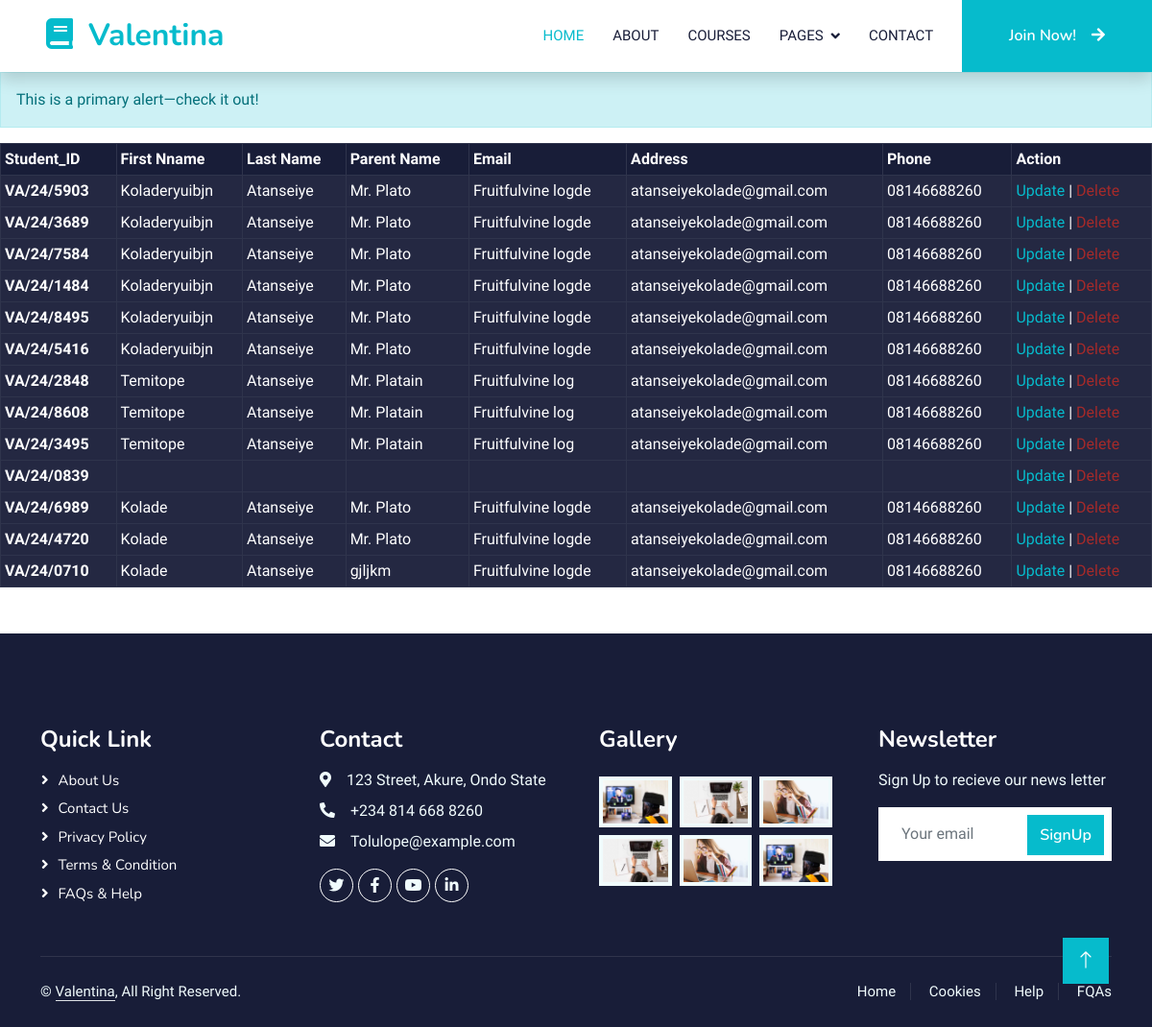
Page /show (signed in) on the committed database.
### app.py (models this page shows, shortened)
class SignUp(UserMixin, db.Model):
    __bind_key__ = 'SignUp'
    __tablename__ = 'SignUp'
    @staticmethod
    def is_admin():
        return True
    username = db.Column(db.String(80),  unique=True, nullable=False, primary_key=True)
    email = db.Column(db.String(80), nullable=False)
    password = db.Column(db.String(80), nullable=False)
    password_again = db.Column(db.String(80), nullable=False)
    is__admin = db.Column(db.String(80), nullable=False, default=is_admin())

### app.py (the view)
@app.route('/show')
def show():
    applications = registration.query.all()
    return render_template('show.html', applications=applications)

### app.py (called while the page is built)
@login_manager.user_loader
def loader_user(user_id):
    return SignUp.query.filter_by(username=user_id).first()

### templates/show.html
{% extends 'base.html' %}
{% block body %}
<div class="alert alert-primary" role="alert">
    This is a primary alert—check it out!
</div>
<table class="table table-striped table-dark table-hover table-sm table-bordered p-5">
    <thead>
        <tr>
            <th>Student_ID</th>
            <th>First Nname</th>
            <th>Last Name</th>
            <th>Parent Name</th>
            <th>Email</th>
            <th>Address</th>
            <th>Phone</th>
            <th>Action</th>
        </tr>
    </thead>
    {% for application in applications %}
    <tbody>
        <tr>
            <th scope="row">{{application.Student_ID}}</th>
            <td>{{application.f_name}}</td>
            <td>{{application.l_name}}</td>
            <td>{{application.parent_name}}</td>
            <td>{{application.address}}</td>
            <td>{{application.email}}</td>
            <td>{{application.phone}}</td>
            <td><a href="#">Update</a> | <a href="{{application.f_name}}" style="color: brown;">Delete</a></td>
        </tr>
    </tbody>
    {% endfor %}
</table>
{% endblock %}

### templates/base.html (shortened to what this page needs)
<!DOCTYPE html>
<html lang="en">
<head>
    <link rel="stylesheet" href="https://cdnjs.cloudflare.com/ajax/libs/font-awesome/5.10.0/css/all.min.css">
    <link rel="stylesheet" href="https://cdn.jsdelivr.net/npm/bootstrap-icons@1.4.1/font/bootstrap-icons.css">
    <link rel="stylesheet" href="{{ url_for('static', filename='lib/animate/animate.min.css') }}">
    <link rel="stylesheet" href="{{ url_for('static', filename='lib/owlcarousel/assets/owl.carousel.min.css') }}">
    <link rel="stylesheet" href="{{ url_for('static', filename='css/bootstrap.min.css') }}">
    <link rel="stylesheet" href="{{ url_for('static', filename='css/style.css') }}">
</head>
<body>
    <nav class="navbar navbar-expand-lg bg-white navbar-light shadow sticky-top p-0">
        <a href="index.html" class="navbar-brand d-flex align-items-center px-4 px-lg-5">
            <h2 class="m-0 text-primary"><i class="fa fa-book me-3"></i>Valentina</h2>
        </a>
        <div class="collapse navbar-collapse" id="navbarCollapse">
            <div class="navbar-nav ms-auto p-4 p-lg-0">
                <a href="{{ url_for('index') }}" class="nav-item nav-link active">Home</a>
                <a href="{{ url_for('about') }}" class="nav-item nav-link">About</a>
                <a href="{{ url_for('courses') }}" class="nav-item nav-link">Courses</a>
                <div class="nav-item dropdown">
                    <a href="#" class="nav-link dropdown-toggle" data-bs-toggle="dropdown">Pages</a>
                </div>
                <a href="{{ url_for('contact') }}" class="nav-item nav-link">Contact</a>
            </div>
            <a href="{{ url_for('signup') }}" class="btn btn-primary py-4 px-lg-5 d-none d-lg-block">Join Now!<i
                    class="fa fa-arrow-right ms-3"></i></a>
        </div>
    </nav>
    {% block body %}
    {% endblock %}
    <div class="container-fluid bg-dark text-light footer pt-5 mt-5 wow fadeIn" data-wow-delay="0.1s">
        <div class="container py-5">
            <div class="row g-5">
                <div class="col-lg-3 col-md-6">
                    <h4 class="text-white mb-3">Quick Link</h4>
                    <a class="btn btn-link" href="">About Us</a>
                    <a class="btn btn-link" href="">Contact Us</a>
                    <a class="btn btn-link" href="">Privacy Policy</a>
                    <a class="btn btn-link" href="">Terms & Condition</a>
                    <a class="btn btn-link" href="">FAQs & Help</a>
                </div>
                <div class="col-lg-3 col-md-6">
                    <h4 class="text-white mb-3">Contact</h4>
                    <p class="mb-2"><i class="fa fa-map-marker-alt me-3"></i>123 Street, Akure, Ondo State</p>
                    <p class="mb-2"><i class="fa fa-phone-alt me-3"></i>+234 814 668 8260</p>
                    <p class="mb-2"><i class="fa fa-envelope me-3"></i>Tolulope@example.com</p>
                    <div class="d-flex pt-2">
                        <a class="btn btn-outline-light btn-social" href=""><i class="fab fa-twitter"></i></a>
                        <a class="btn btn-outline-light btn-social" href=""><i class="fab fa-facebook-f"></i></a>
                        <a class="btn btn-outline-light btn-social" href=""><i class="fab fa-youtube"></i></a>
                        <a class="btn btn-outline-light btn-social" href=""><i class="fab fa-linkedin-in"></i></a>
                    </div>
                </div>
                <div class="col-lg-3 col-md-6">
                    <h4 class="text-white mb-3">Gallery</h4>
                    <div class="row g-2 pt-2">
                        <div class="col-4">
                            <img class="img-fluid bg-light p-1"
                                src="{{ url_for('static', filename='img/course-1.jpg') }}" alt="">
                        </div>
                        <div class="col-4">
                            <img class="img-fluid bg-light p-1"
                                src="{{ url_for('static', filename='img/course-2.jpg') }}" alt="">
                        </div>
                        <div class="col-4">
                            <img class="img-fluid bg-light p-1"
                                src="{{ url_for('static', filename='img/course-3.jpg') }}" alt="">
                        </div>
                        <div class="col-4">
                            <img class="img-fluid bg-light p-1"
                                src="{{ url_for('static', filename='img/course-2.jpg') }}" alt="">
                        </div>
                        <div class="col-4">
                            <img class="img-fluid bg-light p-1"
                                src="{{ url_for('static', filename='img/course-3.jpg') }}" alt="">
                        </div>
                        <div class="col-4">
                            <img class="img-fluid bg-light p-1"
                                src="{{ url_for('static', filename='img/course-1.jpg') }}" alt="">
                        </div>
                    </div>
                </div>
                <div class="col-lg-3 col-md-6">
                    <h4 class="text-white mb-3">Newsletter</h4>
                    <p>Sign Up to recieve our news letter</p>
                    <div class="position-relative mx-auto" style="max-width: 400px;">
                        <input class="form-control border-0 w-100 py-3 ps-4 pe-5" type="text" placeholder="Your email">
                        <button type="button"
                            class="btn btn-primary py-2 position-absolute top-0 end-0 mt-2 me-2">SignUp</button>
                    </div>
                </div>
            </div>
        </div>
        <div class="container">
            <div class="copyright">
                <div class="row">
                    <div class="col-md-6 text-center text-md-start mb-3 mb-md-0">
                        &copy; <a class="border-bottom" href="#">Valentina</a>, All Right Reserved.
                    </div>
                    <div class="col-md-6 text-center text-md-end">
                        <div class="footer-menu">
                            <a href="">Home</a>
                            <a href="">Cookies</a>
                            <a href="">Help</a>
                            <a href="">FQAs</a>
                        </div>
                    </div>
                </div>
            </div>
        </div>
    </div>
    <a href="#" class="btn btn-lg btn-primary btn-lg-square back-to-top"><i class="bi bi-arrow-up"></i></a>
</body>
</html>

### static/css/style.css (style rules this page uses)
:root { --primary: #06BBCC; --light: #F0FBFC; --dark: #181d38; }
.back-to-top { position: fixed; display: none; right: 45px; bottom: 45px; z-index: 99; }
.btn { font-family: 'Nunito', sans-serif; font-weight: 600; transition: .5s; }
.btn.btn-primary, .btn.btn-secondary { color: #FFFFFF; }
.btn-lg-square { width: 48px; height: 48px; }
.btn-square, .btn-sm-square, .btn-lg-square { padding: 0; display: flex; align-items: center; justify-content: center; font-weight: normal; border-radius: 0px; }
.navbar .dropdown-toggle::after { border: none; content: "\f107"; font-family: "Font Awesome 5 Free"; font-weight: 900; vertical-align: middle; margin-left: 8px; }
.navbar-light .navbar-nav .nav-link { margin-right: 30px; padding: 25px 0; color: #FFFFFF; font-size: 15px; text-transform: uppercase; outline: none; }
.navbar-light .navbar-nav .nav-link:hover, .navbar-light .navbar-nav .nav-link.active { color: var(--primary); }
.navbar-light .navbar-brand, .navbar-light a.btn { height: 75px; }
.navbar-light .navbar-nav .nav-link { color: var(--dark); font-weight: 500; }
.navbar-light.sticky-top { top: -100px; transition: .5s; }
.footer .btn.btn-social { margin-right: 5px; width: 35px; height: 35px; display: flex; align-items: center; justify-content: center; color: var(--light); font-weight: normal; border: 1px solid #FFFFFF; border-radius: 35px; transition: .3s; }
.footer .btn.btn-link { display: block; margin-bottom: 5px; padding: 0; text-align: left; color: #FFFFFF; font-size: 15px; font-weight: normal; text-transform: capitalize; transition: .3s; }
.footer .btn.btn-link::before { position: relative; content: "\f105"; font-family: "Font Awesome 5 Free"; font-weight: 900; margin-right: 10px; }
.footer .copyright { padding: 25px 0; font-size: 15px; border-top: 1px solid rgba(256, 256, 256, .1); }
.footer .copyright a { color: var(--light); }
.footer .footer-menu a { margin-right: 15px; padding-right: 15px; border-right: 1px solid rgba(255, 255, 255, .1); }
.footer .footer-menu a:last-child { margin-right: 0; padding-right: 0; border-right: none; }

### rows in the picture
SignUp: Student_ID "VA/24/5903", f_name "Koladeryuibjn", l_name "Atanseiye", parent_name "Mr. Plato", address "Fruitfulvine logde", email "atanseiyekolade@gmail.com", phone "08146688260", Student_ID "VA/24/3689", Student_ID "VA/24/7584", Student_ID "VA/24/1484", Student_ID "VA/24/8495", Student_ID "VA/24/5416", Student_ID "VA/24/2848", f_name "Temitope", parent_name "Mr. Platain", address "Fruitfulvine log", Student_ID "VA/24/8608", Student_ID "VA/24/3495", Student_ID "VA/24/6989", f_name "Kolade", Student_ID "VA/24/4720", Student_ID "VA/24/0710", parent_name "gjljkm"

### other values in the picture
{{ application.Student_ID }} "VA/24/0839"
